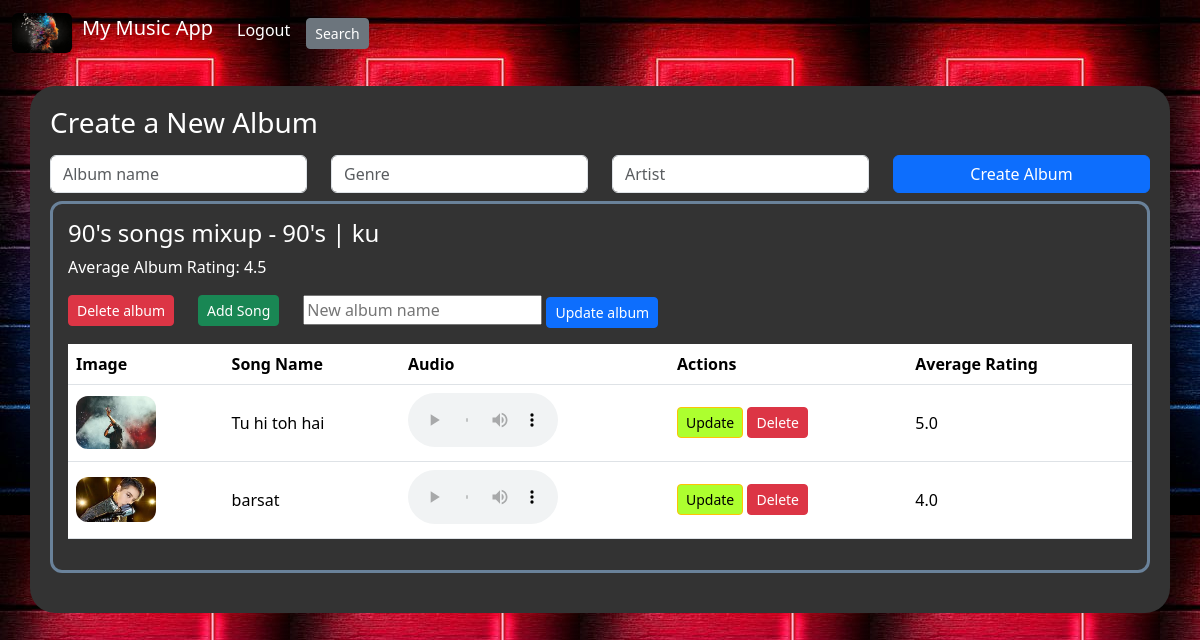
Screenshot of /album (signed in) with the database file from the repository.
### tables this page shows
CREATE TABLE albums (
            id INTEGER PRIMARY KEY AUTOINCREMENT,
            creator_id INTEGER,
            name TEXT NOT NULL,
            genre TEXT NOT NULL,
            artist TEXT NOT NULL,
            FOREIGN KEY (creator_id) REFERENCES creator (id)
        );

CREATE TABLE songs (
            id INTEGER PRIMARY KEY AUTOINCREMENT,
            album_id INTEGER,
            song_name TEXT NOT NULL,
            file_path TEXT NOT NULL,
            image_path TEXT NOT NULL,
            average_rating REAL DEFAULT 0,
            FOREIGN KEY (album_id) REFERENCES albums (id)
        );

### album.py (the view, shortened to what this page needs)
@album.route("/album", methods=['GET', 'POST'])
def album_page():
    creator_id = session.get('creator_id')
    print(f"user_id_from_session: {creator_id}")
    existing_albums = get_existing_albums()
    return render_template('album.html', creator_id=creator_id, existing_albums=existing_albums)

### album.py (called while the page is built)
def get_existing_albums():
    creator_id = session.get('creator_id')
    connection = sqlite3.connect('song.db')
    cursor = connection.cursor()
    cursor.execute('SELECT id, name, genre, artist FROM albums WHERE creator_id = ?', (creator_id,))
    albums = [{'id': row[0], 'name': row[1], 'genre': row[2], 'artist': row[3], 'songs': get_songs_for_album(row[0]), 'average_album_rating': get_album_average_rating(row[0])} for row in cursor.fetchall()]
    connection.close()
    return albums

def get_songs_for_album(album_id):
    connection = sqlite3.connect('song.db')
    cursor = connection.cursor()
    cursor.execute('SELECT id, song_name, file_path, image_path FROM songs WHERE album_id = ?', (album_id,))
    songs = []
    for row in cursor.fetchall():
        song_id = row[0]
        song_name = row[1]
        file_path = row[2]
        image_path = row[3]
        song_average_rating = get_average_rating(song_id)
        songs.append({
            'id': song_id,
            'song_name': song_name,
            'file_path': file_path,
            'image_path': image_path,
            'average_rating': song_average_rating
        })
    connection.close()
    return songs

def get_average_rating(song_id):
    try:
        connection = sqlite3.connect('song.db')
        cursor = connection.cursor()
        cursor.execute('''
            SELECT AVG(rating)
            FROM song_ratings
            WHERE song_id = ?
                AND song_id IN (SELECT id FROM songs WHERE id = ?)
        ''', (song_id, song_id))
        average_rating = cursor.fetchone()[0] or 0
        connection.close()
        return average_rating
    except Exception as e:
        print(f"Error getting average rating for song ID {song_id}: {str(e)}")
        return 0

def get_album_average_rating(album_id):
    connection = sqlite3.connect('song.db')
    cursor = connection.cursor()
    cursor.execute('''
        SELECT AVG(s.avg_rating)
        FROM (SELECT song_id, AVG(rating) as avg_rating FROM song_ratings GROUP BY song_id) as s
        JOIN songs ON s.song_id = songs.id
        WHERE songs.album_id = ?
    ''', (album_id,))
    album_average_rating = cursor.fetchone()[0] or 0
    connection.close()
    return album_average_rating

### templates/album.html (shortened to what this page needs)
<!DOCTYPE html>
<html lang="en">
<head>
    <link href="https://cdn.jsdelivr.net/npm/bootstrap@5.3.2/dist/css/bootstrap.min.css" rel="stylesheet"
>
</head>
<body>
    <nav class="navbar navbar-expand-lg">
        <div class="container-fluid">
            <a class="navbar-brand" href="{{ url_for('index', creator_id=creator_id) }}" style="color: white;">
                <img src="static/logo.jpg" class="rounded float-start" style="max-height: 40px; margin-right: 10px;"> My
                Music App
            </a>
            <div class="collapse navbar-collapse">
                <ul class="navbar-nav me-auto mb-2 mb-lg-0">
                    <li class="nav-item">
                        <a class="nav-link active" aria-current="page" style="color: white;" href="index">Logout</a>
                    </li>
                    <li class="nav-item">
                        <a class="nav-link active" href="search">
                            <button type="button" class="btn btn-secondary btn-sm">Search</button>
                        </a>
                    </li>
                </ul>
            </div>
        </div>
    </nav>
    <div class="container">
        <h3>Create a New Album</h3>
<form method="post" action="{{ url_for('album.album_page', creator_id=creator_id) }}">
    <div class="row mb-2">
        <div class="col-md-3">
            <input type="text" id="album_name" name="album_name" class="form-control" placeholder="Album name" required>
        </div>
        <div class="col-md-3">
            <input type="text" id="genre" name="genre" class="form-control" placeholder="Genre" required>
        </div>
        <div class="col-md-3">
            <input type="text" id="artist" name="artist" class="form-control" placeholder="Artist" required>
        </div>
        <div class="col-md-3 d-flex align-items-end">
            <button type="submit" class="btn btn-primary w-100">Create Album</button>
        </div>
    </div>
</form>
        {% for album in existing_albums %}
        <div class="album-container">
            <h4>{{ album.name }} - {{ album.genre }} | {{ album.artist }}</h4>
            <p>Average Album Rating: {{ album.average_album_rating }}</p>
            <div class="row mb-3">
                <div class="col-auto">
                    <form method="post" action="/delete_album/{{ album.id }}">
                        <button type="submit" class="btn btn-danger btn-sm">Delete album</button>
                    </form>
                </div>
                <div class="col-auto">
                    <button class="btn btn-success btn-sm" onclick="toggleSongForm({{ album.id }})">Add Song</button>
                </div>
                <div class="col-auto">
                    <form method="post" action="/update_album/{{ album.id }}">
                        <input type="text" id="new_album_name" name="new_album_name" required placeholder="New album name">
                        <button type="submit" class="btn btn-primary btn-sm">Update album</button>
                    </form>
                </div>
            </div>
            <table class="table song-table mt-3">
                <thead>
                    <tr>
                        <th>Image</th>
                        <th>Song Name</th>
                        <th>Audio</th>
                        <th>Actions</th>
                        <th>Average Rating</th>
                    </tr>
                </thead>
                <tbody>
                    {% for song in album.songs %}
                    <tr>
                        <td><img src="{{ song.image_path }}" alt="Song Image"></td>
                        <td>{{ song.song_name }}</td>
                        <td>
                            <audio controls>
                                <source src="{{ song.file_path }}" type="audio/mp3">
                            </audio>
                        </td>
                        <td>
                            <button class="btn btn-warning btn-sm" onclick="toggleUpdateSongForm({{ album.id }}, {{ song.id }})" style="background-color: greenyellow;">Update</button>
                            <form method="post" action="/remove_songs/{{ song.id }}" style="display:inline;">
                                <button type="submit" class="btn btn-danger btn-sm">Delete</button>
                            </form>
                        </td>
                        <td>{{ song.average_rating }}</td>
                    </tr>
                    {% endfor %}
                </tbody>
            </table>
        </div>
        {% endfor %}
    </div>
</body>
</html>

### templates/album.html (style rules this page uses)
body { background: url('static/newone.jpg'); color: #495057; }
.container { margin-top: 20px; background-color: #333; color: white; border-radius: 25px; padding: 20px; }
h3 { margin-bottom: 15px; }
.album-container { border: 3px solid #6a829a; padding: 15px; margin-bottom: 20px; border-radius: 12px; }
.song-table img { width: 80px; border-radius: 12px; }
.song-table th, .song-table td { color: black; vertical-align: middle; }
audio { width: 150px; }

### rows the page displays
albums: name "90's songs mixup", genre "90's", artist "ku", average_album_rating "4.5"
songs: shows a picture, song_name "Tu hi toh hai", average_rating "5.0"
songs: shows a picture, song_name "barsat", average_rating "4.0"
